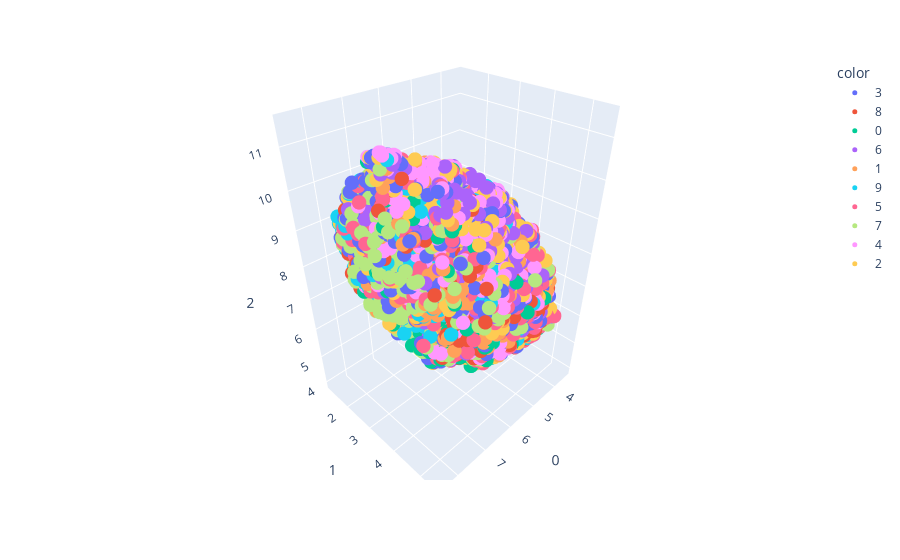

The code cell stored with this chart in its notebook:
### Code cell
features = df.loc[:, :classColumnName]
umap_3d = UMAP(n_components=3)
proj_3d = umap_3d.fit_transform(features)
fig_3d = px.scatter_3d(
    proj_3d, x=0, y=1, z=2,
color = df.classNames
)
fig_3d.update_traces(marker_size=5)

fig_3d.show()

### Figure 1 — Plotly figure (JSON) as saved in the notebook; plotly's stock layout.template omitted (floating-point values rounded to 4 significant figures; data arrays with more than 128 entries replaced by an {"elided": "..."} marker saying what was removed)
{"data": [{"hovertemplate": "color=3<br>0=%{x}<br>1=%{y}<br>2=%{z}<extra></extra>", "legendgroup": "3", "marker": {"color": "#636efa", "size": 5, "symbol": "circle"}, "mode": "markers", "name": "3", "scene": "scene", "showlegend": true, "type": "scatter3d", "x": {"elided": "1000 float values"}, "y": {"elided": "1000 float values"}, "z": {"elided": "1000 float values"}}, {"hovertemplate": "color=8<br>0=%{x}<br>1=%{y}<br>2=%{z}<extra></extra>", "legendgroup": "8", "marker": {"color": "#EF553B", "size": 5, "symbol": "circle"}, "mode": "markers", "name": "8", "scene": "scene", "showlegend": true, "type": "scatter3d", "x": {"elided": "1000 float values"}, "y": {"elided": "1000 float values"}, "z": {"elided": "1000 float values"}}, {"hovertemplate": "color=0<br>0=%{x}<br>1=%{y}<br>2=%{z}<extra></extra>", "legendgroup": "0", "marker": {"color": "#00cc96", "size": 5, "symbol": "circle"}, "mode": "markers", "name": "0", "scene": "scene", "showlegend": true, "type": "scatter3d", "x": {"elided": "1000 float values"}, "y": {"elided": "1000 float values"}, "z": {"elided": "1000 float values"}}, {"hovertemplate": "color=6<br>0=%{x}<br>1=%{y}<br>2=%{z}<extra></extra>", "legendgroup": "6", "marker": {"color": "#ab63fa", "size": 5, "symbol": "circle"}, "mode": "markers", "name": "6", "scene": "scene", "showlegend": true, "type": "scatter3d", "x": {"elided": "1000 float values"}, "y": {"elided": "1000 float values"}, "z": {"elided": "1000 float values"}}, {"hovertemplate": "color=1<br>0=%{x}<br>1=%{y}<br>2=%{z}<extra></extra>", "legendgroup": "1", "marker": {"color": "#FFA15A", "size": 5, "symbol": "circle"}, "mode": "markers", "name": "1", "scene": "scene", "showlegend": true, "type": "scatter3d", "x": {"elided": "1000 float values"}, "y": {"elided": "1000 float values"}, "z": {"elided": "1000 float values"}}, {"hovertemplate": "color=9<br>0=%{x}<br>1=%{y}<br>2=%{z}<extra></extra>", "legendgroup": "9", "marker": {"color": "#19d3f3", "size": 5, "symbol": "circle"}, "mode": "markers", "name": "9", "scene": "scene", "showlegend": true, "type": "scatter3d", "x": {"elided": "1000 float values"}, "y": {"elided": "1000 float values"}, "z": {"elided": "1000 float values"}}, {"hovertemplate": "color=5<br>0=%{x}<br>1=%{y}<br>2=%{z}<extra></extra>", "legendgroup": "5", "marker": {"color": "#FF6692", "size": 5, "symbol": "circle"}, "mode": "markers", "name": "5", "scene": "scene", "showlegend": true, "type": "scatter3d", "x": {"elided": "1000 float values"}, "y": {"elided": "1000 float values"}, "z": {"elided": "1000 float values"}}, {"hovertemplate": "color=7<br>0=%{x}<br>1=%{y}<br>2=%{z}<extra></extra>", "legendgroup": "7", "marker": {"color": "#B6E880", "size": 5, "symbol": "circle"}, "mode": "markers", "name": "7", "scene": "scene", "showlegend": true, "type": "scatter3d", "x": {"elided": "1000 float values"}, "y": {"elided": "1000 float values"}, "z": {"elided": "1000 float values"}}, {"hovertemplate": "color=4<br>0=%{x}<br>1=%{y}<br>2=%{z}<extra></extra>", "legendgroup": "4", "marker": {"color": "#FF97FF", "size": 5, "symbol": "circle"}, "mode": "markers", "name": "4", "scene": "scene", "showlegend": true, "type": "scatter3d", "x": {"elided": "1000 float values"}, "y": {"elided": "1000 float values"}, "z": {"elided": "1000 float values"}}, {"hovertemplate": "color=2<br>0=%{x}<br>1=%{y}<br>2=%{z}<extra></extra>", "legendgroup": "2", "marker": {"color": "#FECB52", "size": 5, "symbol": "circle"}, "mode": "markers", "name": "2", "scene": "scene", "showlegend": true, "type": "scatter3d", "x": {"elided": "1000 float values"}, "y": {"elided": "1000 float values"}, "z": {"elided": "1000 float values"}}], "layout": {"legend": {"title": {"text": "color"}, "tracegroupgap": 0}, "margin": {"t": 60}, "scene": {"domain": {"x": [0, 1], "y": [0, 1]}, "xaxis": {"title": {"text": "0"}}, "yaxis": {"title": {"text": "1"}}, "zaxis": {"title": {"text": "2"}}}}}
